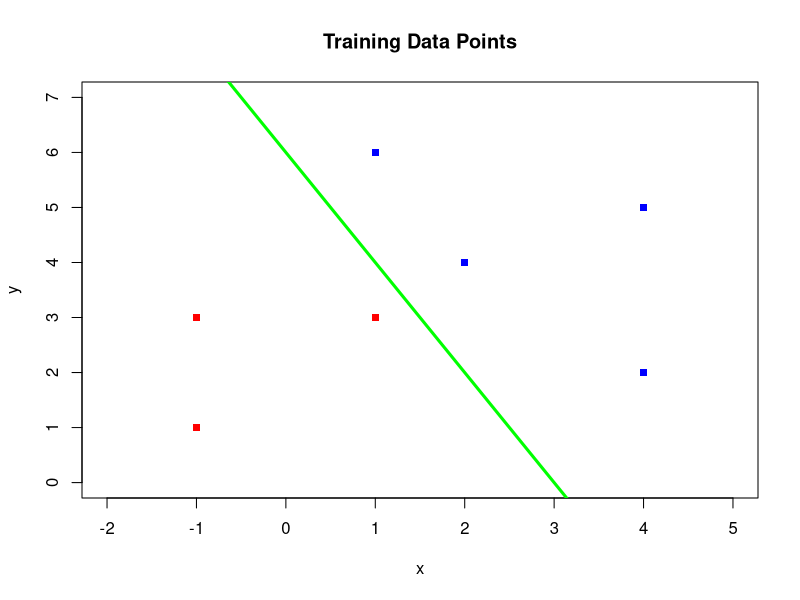
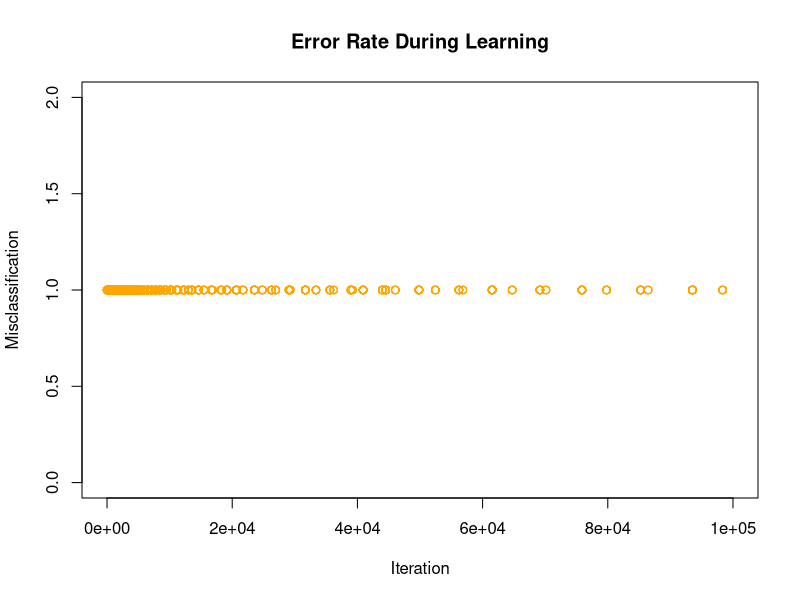

R code for these plots, in order:
# APB-ML-Support_Vector_Machines.R
#
# Purpose:  A Bioinformatics Course:
#              R code accompanying the APB-ML-Support_Vector_Machines unit.
#
# Version:  0.1
#
# Date:     2017  10  11
# Author:   Hari Sharma (hari.sharma@mail.utoronto.ca)
#
# Versions:
#           0.1    Creation of Task 1 - Brief Intro to SVMs

#
# TODO:
#
#
# == DO NOT SIMPLY  source()  THIS FILE! =======================================
#
# If there are portions you don't understand, use R's help system, Google for an
# answer, or ask your instructor. Don't continue if you don't understand what's
# going on. That's not how it works ...
#
# ==============================================================================

# ==================== PART 1 - INTRO TO SVMs IN R ====================

# In the first part of this unit, we will build a Support Vector Machine that
# finds the optimal one-dimensional hyperplane (line) that categorizes two
# classes of data points, such that the margin between the classes is
# maximized. Gradient descent will be used to find the minimum of the regulizer
# term in our objective function.
#
# Prerequisite: Before proceeding with this part, read through the following
#               sections in the accompanying APB-ML-Support_Vector_Machines
#               wiki unit page:
#               -- The What, How, and Why of Support Vector Machines --
#               -- Using R to Determine Optimal One Dimensional Hyperplane in 2-D Space --


# === PART 1.1 - DEFINING OUR DATA ===

# We will use seven input data points to demonstrate how our support vector
# machine creates a hyperplane to categorize the points into two classes.
# In this example, three points will belong to a negative class (indicated by
# a red square on our plots) and four points will belong to a positive class
# (indicated by a blue square on our plots).

#Training data points that are linearly seperable.
# (xCoord, yCoord, bias term)
point1 <- c(-1, 1, -1)
point2 <- c(-1, 3, -1)
point3 <- c(1, 3, -1)
point4 <- c(1, 6, -1)
point5 <- c(4, 5, -1)
point6 <- c(4, 2, -1)
point7 <- c(2, 4, -1)

X <- list(point1, point2, point3, point4, point5, point6, point7)

# We will use the following output labels for mathematical convenience when
# calculating our objective function. These output labels correspond to our
# training data points, such that if the point is in our positive class, it is
# given a label of +1, and if the point is in our negative class, it is given
# a label of -1.
Y <- c(-1, -1, -1, 1, 1, 1, 1)

# We can plot these points onto a two-dimensional graph

xCoordsPos <- c()
yCoordsPos <- c()
xCoordsNeg <- c()
yCoordsNeg <- c()

index <- 0
for (point in X){
  index <- index + 1
  if (Y[index] == 1) {
    xCoordsPos <- c(xCoordsPos, point[1])
    yCoordsPos <- c(yCoordsPos, point[2])
  } else {
    xCoordsNeg <- c(xCoordsNeg, point[1])
    yCoordsNeg <- c(yCoordsNeg, point[2])
  }
}

plot(xCoordsPos,
     yCoordsPos,
     xlab="x",
     ylab="y",
     main="Training Data Points",
     xlim=c(-2,5),
     ylim=c(0, 7),
     pch=15,
     col = "blue")
points(xCoordsNeg,
       yCoordsNeg,
       pch=15,
       col="red")

# For these seven points, a potential hyperplane that categorizes the two
# classes of data can be a line passing through points (0, 6) and (3, 0),
# represented by the equation y = -2x + 6.

abline(a=6,
       b=-2,
       lwd=3,
       col="green")

# However, is there a more optimal hyperplane that maximizes the margin between
# the two classes of data points? If there is, our support vector machine can
# find such a hyperplane.


# == PART 1.2 - PERFORMING STOCHASTIC GRADIENT DESCENT TO DETERMINE AN OPTIMAL HYPERPLANE ===

# Our support vector machine will perform stochastic gradient descent to learn
# the seperating hyperplane between our negative class and our positive class.

# We first need to initialize our weight vector. This vector consists of three
# values, representing the three coefficients of the model we are trying to
# approximate using the support vector machine.
W <- c(0, 0, 0)

# We set the learning rate to 1
lrate <- 1

# We want to initially train for 100000 iterations
iterations <- 100000

# A list of errors to store misclassification events.
# This list is plotted after the training, so that we can observe the decrease in
# the error rate as the support vector machine learns.
errors <- c()

# A progress bar to show progress of learning.
pb = txtProgressBar(min = 0, max = iterations, initial = 0)
step <- 0

# Training algorithm, using stochastic gradient descent
for (iteration in 1:iterations) {
  step <- step + 1
  error <- 0
  i <- 0
  for (point in X) {
    i <- i + 1

    # This case will occur if our misclassification condition is met.
    # That is, if Y_i(X_i * w) < 1. In this case, we update our weight vector
    # using the gradients of both the regulizer and the loss term.

    if ((Y[i] * (X[[i]] %*% W)) < 1) {
      W <- W + lrate * ((X[[i]] * Y[[i]]) + (-2 * (1/iteration) * W))
      error <- 1

    # This case will occur if our misclassification condition is not met.
    # In this case, we update our weight vector using only the gradient
    # of the regulizer.
    } else {
      W <- W + lrate * (-2 * (1/iteration) * W)
    }
  }

  # Append number of errors from previous iteration
  errors <- c(errors, error)

  # Update progress bar
  setTxtProgressBar(pb,step)
}

# Now that the training is complete, we can plot the classification errors that
# occured. You should notice that the error rate decreases as the number of
# iterations increases.
pos <- which(errors == 1)

plot(pos,
     errors[errors == 1],
     xlim=c(0,iterations),
     ylim=c(0,2),
     main="Error Rate During Learning",
     xlab="Iteration",
     ylab="Misclassification",
     col="orange")

# This shows that our support vector machine is indeed learning following
# consequtive iterations. That is, fewer points are being misclassified as
# the number of iterations increases.


# == TASK 1 - MANIPULATING PARAMETERS THEN ANALYZING ERROR RATE ==

# For this task, you are required to re-run section 1.2, but with different
# parameter values. What happens to the misclassification rate when:
#
#     TASK 1.1 - Learning rate is too low (between 0 and 1)
#     TASK 1.2 - Learning rate is too high (above 1)
#     TASK 1.3 - Regularizer term is too high (i.e. the number of iterations is too low)
#     TASK 1.4 - Regularizer term is too low (i.e. the number of iterations is too high)
#
# Note whether the error rate ever reduces to zero, as we observed in section
# 1.2. That is, do we still observe convergence in these cases?
